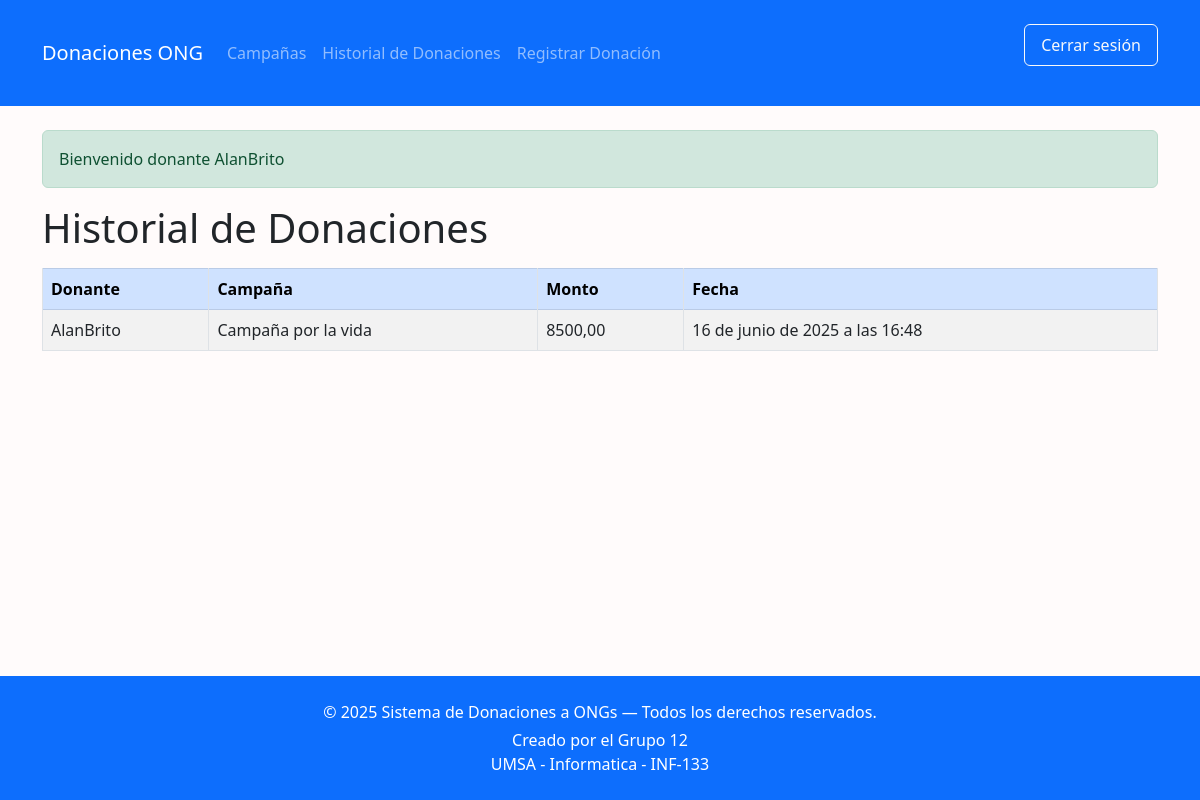
The app's page /historial-donaciones/ (signed in) with its own data.
### core/models.py (models this page shows, shortened)
class Donacion(models.Model):
    donante = models.ForeignKey(Donante, on_delete=models.CASCADE)
    campaña = models.ForeignKey(Campaña, on_delete=models.CASCADE)
    monto = models.DecimalField(max_digits=10, decimal_places=2)
    fecha = models.DateTimeField(default=timezone.now)

class Donante(models.Model):
    user = models.OneToOneField(User, on_delete=models.CASCADE)
    telefono = models.CharField(max_length=20, blank=True, null=True)

class Campaña(models.Model):
    ong = models.ForeignKey('ONG', on_delete=models.CASCADE)
    nombre = models.CharField(max_length=100)
    monto_actual = models.DecimalField(max_digits=10, decimal_places=2, default=0)
    meta = models.DecimalField(
        max_digits=10,
        decimal_places=2,
        validators=[MinValueValidator(0.01)]  # mínimo 0.01
    )
    descripcion = models.TextField(default='')
    fecha_inicio = models.DateField()
    fecha_fin = models.DateField()

### core/views.py (the view)
# urls.py: path('historial-donaciones/', views.historial_donaciones, name='listar_donaciones'),
@login_required
def historial_donaciones(request):
    hoy = timezone.now().date()
    if request.user.is_superuser:
        donaciones = Donacion.objects.all()
    elif hasattr(request.user, 'ong'):
        donaciones = Donacion.objects.filter(
            campaña__ong=request.user.ong,
            campaña__fecha_fin__gte=hoy
        )
    elif hasattr(request.user, 'donante'):
        donaciones = Donacion.objects.filter(
            donante=request.user.donante,
            campaña__fecha_fin__gte=hoy
        )
    else:
        donaciones = Donacion.objects.none()
    return render(request, 'core/historial_donaciones.html', {'donaciones': donaciones})

### core/templatetags/custom_tags.py (called while the page is built)
@register.filter
def tiene_attr(obj, attr):
    return hasattr(obj, attr)

### core/templates/core/historial_donaciones.html
{% extends 'core/base.html' %}
{% block content %}
<h1>Historial de Donaciones</h1>
<table class="table table-striped table-bordered table-hover">
    <thead class="table-primary">
        <tr>
            <th>Donante</th>
            <th>Campaña</th>
            <th>Monto</th>
            <th>Fecha</th>
        </tr>
    </thead>
    <tbody>
        {% for donacion in donaciones %}
        <tr>
            <td>{{ donacion.donante.user }}</td>
            <td>{{ donacion.campaña.nombre }}</td>
            <td>{{ donacion.monto }}</td>
            <td>{{ donacion.fecha }}</td>
        </tr>
        {% empty %}
        <tr>
            <td colspan="5">No hay donaciones registradas.</td>
        </tr>
        {% endfor %}
    </tbody>
</table>
{% endblock %}

### core/templates/core/base.html (shortened to what this page needs)
{% load static %}
{% load custom_tags %}
<!DOCTYPE html>
<html lang="es">
<head>
    <link href="https://cdn.jsdelivr.net/npm/bootstrap@5.3.0/dist/css/bootstrap.min.css" rel="stylesheet">
    {% block extra_css %}
     <link href="{% static 'css/styles.css' %}" rel="stylesheet">
    {% endblock %}
</head  class="d-flex flex-column min-vh-100">
<body>
    <nav class="navbar navbar-expand-lg navbar-dark bg-primary">
        <div class="container">
            <a class="navbar-brand" href="{% url 'home' %}">Donaciones ONG</a>
            <div class="collapse navbar-collapse" id="navbarContent">
                <ul class="navbar-nav me-auto mb-2 mb-lg-0">
                    {% if user.is_authenticated %}
                        {% if user.is_superuser %}
                            <li class="nav-item"><a class="nav-link" href="{% url 'mostrar_campañas' %}">Campañas</a></li>
                            <li class="nav-item"><a class="nav-link" href="{% url 'crear_campaña' %}">Crear Campaña</a></li>
                            <li class="nav-item"><a class="nav-link" href="{% url 'listar_donaciones' %}">Historial de Donaciones</a></li>
                            <li class="nav-item"><a class="nav-link" href="{% url 'crear_donacion' %}">Registrar Donación</a></li>
                        {% elif user|tiene_attr:"ong" %}
                            <li class="nav-item"><a class="nav-link" href="{% url 'mostrar_campañas' %}">Campañas</a></li>
                            <li class="nav-item"><a class="nav-link" href="{% url 'crear_campaña' %}">Crear Campaña</a></li>
                            <li class="nav-item"><a class="nav-link" href="{% url 'listar_donaciones' %}">Historial de Donaciones</a></li>
                        {% elif user|tiene_attr:"donante" %}
                            <li class="nav-item"><a class="nav-link" href="{% url 'mostrar_campañas' %}">Campañas</a></li>
                            <li class="nav-item"><a class="nav-link" href="{% url 'listar_donaciones' %}">Historial de Donaciones</a></li>
                            <li class="nav-item"><a class="nav-link" href="{% url 'crear_donacion' %}">Registrar Donación</a></li>
                        {% endif %}
                    {% endif %}
                </ul>
                {% if user.is_authenticated %}
                    <form method="post" action="{% url 'logout' %}" class="d-flex">
                        <button class="btn btn-outline-light" type="submit">Cerrar sesión</button>
                    </form>
                {% endif %}
            </div>
        </div>
    </nav>
    <main class="container my-4">
        {% if user.is_authenticated %}
            {% if user.is_superuser %}
                <div class="alert alert-info">Bienvenido administrador {{ user.username }}</div>
            {% elif user|tiene_attr:"donante" %}
                <div class="alert alert-success">Bienvenido donante {{ user.username }}</div>
            {% elif user|tiene_attr:"ong" %}
                <div class="alert alert-warning">ONG: {{ user.username }}</div>
            {% endif %}
        {% endif %}
        {% block content %}
        {% endblock %}
    </main>
    <footer class="footer bg-primary text-white text-center py-4 mt-5">
        <div class="container">
            <p class="mb-1">&copy; 2025 Sistema de Donaciones a ONGs — Todos los derechos reservados.</p>
            <p class="mb-0">Creado por el Grupo 12</p>
            <p class="mb-0">UMSA - Informatica - INF-133 </p>
        </div>
    </footer>
</body>
</html>

### core/static/css/styles.css (style rules this page uses)
html, body { height: 100%; margin: 0; }
body { display: flex; flex-direction: column; min-height: 100vh; background-color: #fffafab7; font-family: 'Segoe UI', Tahoma, Geneva, Verdana, sans-serif; }
main { flex: 1 0 auto; }
footer { flex-shrink: 0; background-color: #0d6efd; color: white; text-align: center; padding: 1rem 0; }
h1, h2, h3 { margin-bottom: 1rem; }
table { width: 100%; border-collapse: collapse; margin-bottom: 1.5rem; }
table th, table td { border: 1px solid #dee2e6; padding: 0.75rem; vertical-align: middle; }
table th { background-color: #0d6efd; color: white; text-align: left; }
button, .btn { border-radius: 0.375rem; padding: 0.5rem 1rem; }
a { color: #0d6efd; text-decoration: none; }
form { max-width: 600px; margin-bottom: 2rem; }
form button { margin-top: 1rem; }
.alert-success { background-color: #d1e7dd; border-color: #badbcc; color: #0f5132; }

### records on screen
Donacion: donante.user "AlanBrito", campaña.nombre "Campaña por la vida", monto "8500,00", fecha "16 de junio de 2025 a las 16:48"

### other values on screen
{{ user.username }} "AlanBrito"
